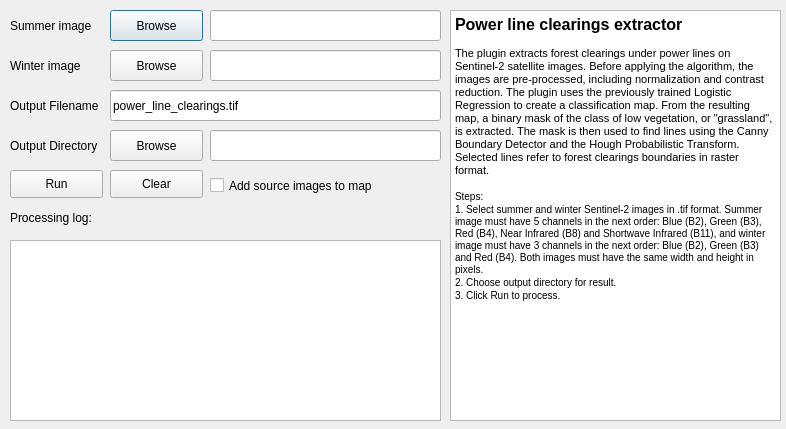
<?xml version="1.0" encoding="UTF-8"?>
<ui version="4.0">
 <class>Dialog</class>
 <widget class="QDialog" name="Dialog">
  <property name="geometry">
   <rect>
    <x>0</x>
    <y>0</y>
    <width>786</width>
    <height>429</height>
   </rect>
  </property>
  <property name="windowTitle">
   <string>Dialog</string>
  </property>
  <widget class="QPushButton" name="summerBrowseButton">
   <property name="geometry">
    <rect>
     <x>110</x>
     <y>10</y>
     <width>93</width>
     <height>31</height>
    </rect>
   </property>
   <property name="text">
    <string>Browse</string>
   </property>
  </widget>
  <widget class="QLineEdit" name="summerLineEdit">
   <property name="geometry">
    <rect>
     <x>210</x>
     <y>10</y>
     <width>231</width>
     <height>31</height>
    </rect>
   </property>
  </widget>
  <widget class="QPushButton" name="winterBrowseButton">
   <property name="geometry">
    <rect>
     <x>110</x>
     <y>50</y>
     <width>93</width>
     <height>31</height>
    </rect>
   </property>
   <property name="text">
    <string>Browse</string>
   </property>
  </widget>
  <widget class="QLabel" name="outputLabel">
   <property name="geometry">
    <rect>
     <x>10</x>
     <y>130</y>
     <width>93</width>
     <height>31</height>
    </rect>
   </property>
   <property name="text">
    <string>Output Directory</string>
   </property>
  </widget>
  <widget class="QLineEdit" name="outputDirLineEdit">
   <property name="geometry">
    <rect>
     <x>210</x>
     <y>130</y>
     <width>231</width>
     <height>31</height>
    </rect>
   </property>
  </widget>
  <widget class="QLabel" name="summerLabel">
   <property name="geometry">
    <rect>
     <x>10</x>
     <y>10</y>
     <width>88</width>
     <height>31</height>
    </rect>
   </property>
   <property name="text">
    <string>Summer image</string>
   </property>
  </widget>
  <widget class="QTextEdit" name="infoTextEdit">
   <property name="geometry">
    <rect>
     <x>450</x>
     <y>10</y>
     <width>331</width>
     <height>411</height>
    </rect>
   </property>
   <property name="readOnly">
    <bool>true</bool>
   </property>
   <property name="html">
    <string>&lt;!DOCTYPE HTML PUBLIC &quot;-//W3C//DTD HTML 4.0//EN&quot; &quot;http://www.w3.org/TR/REC-html40/strict.dtd&quot;&gt;
&lt;html&gt;&lt;head&gt;&lt;meta name=&quot;qrichtext&quot; content=&quot;1&quot; /&gt;&lt;style type=&quot;text/css&quot;&gt;
p, li { white-space: pre-wrap; }
&lt;/style&gt;&lt;/head&gt;&lt;body style=&quot; font-family:'MS Shell Dlg 2'; font-size:7.8pt; font-weight:400; font-style:normal;&quot;&gt;
&lt;p style=&quot; margin-top:0px; margin-bottom:0px; margin-left:0px; margin-right:0px; -qt-block-indent:0; text-indent:0px;&quot;&gt;&lt;span style=&quot; font-size:12pt; font-weight:600;&quot;&gt;Power line clearings extractor&lt;/span&gt;&lt;/p&gt;
&lt;p style=&quot;-qt-paragraph-type:empty; margin-top:0px; margin-bottom:0px; margin-left:0px; margin-right:0px; -qt-block-indent:0; text-indent:0px;&quot;&gt;&lt;br /&gt;&lt;/p&gt;
&lt;p style=&quot; margin-top:0px; margin-bottom:0px; margin-left:0px; margin-right:0px; -qt-block-indent:0; text-indent:0px;&quot;&gt;&lt;span style=&quot; font-size:8pt;&quot;&gt;The plugin extracts forest clearings under power lines on Sentinel-2 satellite images. Before applying the algorithm, the images are pre-processed, including normalization and contrast reduction. The plugin uses the previously trained Logistic Regression to create a classification map. From the resulting map, a binary mask of the class of low vegetation, or &amp;quot;grassland&amp;quot;, is extracted. The mask is then used to find lines using the Canny Boundary Detector and the Hough Probabilistic Transform. Selected lines refer to forest clearings boundaries in raster format.&lt;/span&gt;&lt;/p&gt;
&lt;p style=&quot;-qt-paragraph-type:empty; margin-top:0px; margin-bottom:0px; margin-left:0px; margin-right:0px; -qt-block-indent:0; text-indent:0px;&quot;&gt;&lt;br /&gt;&lt;/p&gt;
&lt;p style=&quot; margin-top:0px; margin-bottom:0px; margin-left:0px; margin-right:0px; -qt-block-indent:0; text-indent:0px;&quot;&gt;Steps:&lt;/p&gt;
&lt;p style=&quot; margin-top:0px; margin-bottom:0px; margin-left:0px; margin-right:0px; -qt-block-indent:0; text-indent:0px;&quot;&gt;1. Select summer and winter Sentinel-2 images in .tif format. Summer image must have 5 channels in the next order: Blue (B2), Green (B3), Red (B4), Near Infrared (B8) and Shortwave Infrared (B11), and winter image must have 3 channels in the next order: Blue (B2), Green (B3) and Red (B4). Both images must have the same width and height in pixels.&lt;/p&gt;
&lt;p style=&quot; margin-top:0px; margin-bottom:0px; margin-left:0px; margin-right:0px; -qt-block-indent:0; text-indent:0px;&quot;&gt;2. Choose output directory for result.&lt;/p&gt;
&lt;p align=&quot;justify&quot; style=&quot; margin-top:0px; margin-bottom:0px; margin-left:0px; margin-right:0px; -qt-block-indent:0; text-indent:0px;&quot;&gt;3. Click Run to process.&lt;/p&gt;&lt;/body&gt;&lt;/html&gt;</string>
   </property>
  </widget>
  <widget class="QLabel" name="winterLabel">
   <property name="geometry">
    <rect>
     <x>10</x>
     <y>50</y>
     <width>91</width>
     <height>31</height>
    </rect>
   </property>
   <property name="text">
    <string>Winter image</string>
   </property>
  </widget>
  <widget class="QLineEdit" name="winterLineEdit">
   <property name="geometry">
    <rect>
     <x>210</x>
     <y>50</y>
     <width>231</width>
     <height>31</height>
    </rect>
   </property>
  </widget>
  <widget class="QPushButton" name="outputDirButton">
   <property name="geometry">
    <rect>
     <x>110</x>
     <y>130</y>
     <width>93</width>
     <height>31</height>
    </rect>
   </property>
   <property name="text">
    <string>Browse</string>
   </property>
  </widget>
  <widget class="QPushButton" name="runButton">
   <property name="geometry">
    <rect>
     <x>10</x>
     <y>170</y>
     <width>93</width>
     <height>28</height>
    </rect>
   </property>
   <property name="text">
    <string>Run</string>
   </property>
  </widget>
  <widget class="QPushButton" name="clearButton">
   <property name="geometry">
    <rect>
     <x>110</x>
     <y>170</y>
     <width>93</width>
     <height>28</height>
    </rect>
   </property>
   <property name="text">
    <string>Clear</string>
   </property>
  </widget>
  <widget class="QCheckBox" name="addImagesCheckBox">
   <property name="geometry">
    <rect>
     <x>210</x>
     <y>170</y>
     <width>181</width>
     <height>31</height>
    </rect>
   </property>
   <property name="text">
    <string>Add source images to map</string>
   </property>
  </widget>
  <widget class="QLabel" name="outputFilename">
   <property name="geometry">
    <rect>
     <x>10</x>
     <y>90</y>
     <width>101</width>
     <height>31</height>
    </rect>
   </property>
   <property name="text">
    <string>Output Filename</string>
   </property>
  </widget>
  <widget class="QLineEdit" name="outputFileLineEdit">
   <property name="geometry">
    <rect>
     <x>110</x>
     <y>90</y>
     <width>331</width>
     <height>31</height>
    </rect>
   </property>
   <property name="text">
    <string>power_line_clearings.tif</string>
   </property>
  </widget>
  <widget class="QTextEdit" name="logTextEdit">
   <property name="geometry">
    <rect>
     <x>10</x>
     <y>240</y>
     <width>431</width>
     <height>181</height>
    </rect>
   </property>
   <property name="readOnly">
    <bool>true</bool>
   </property>
  </widget>
  <widget class="QLabel" name="label">
   <property name="geometry">
    <rect>
     <x>10</x>
     <y>210</y>
     <width>111</width>
     <height>16</height>
    </rect>
   </property>
   <property name="text">
    <string>Processing log:</string>
   </property>
  </widget>
 </widget>
 <resources/>
 <connections/>
</ui>
